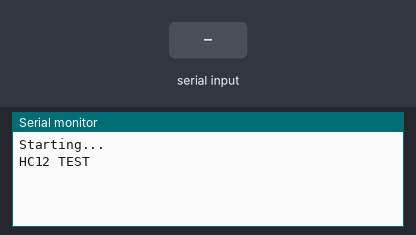
The program below on a simulated ESP32-S3. Shown: the last lines printed to the serial monitor. The test bench sets the inputs (shaded band).

Above: at 2.2 s.
2.3 s: "1" received over the second serial link
At 2.8 s:
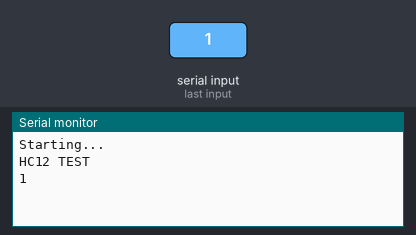
3.8 s: "0" received over the second serial link
At 5.1 s:
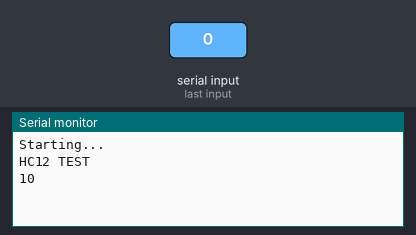

Measured:
- after the input at 2.3 s, the serial monitor: prints a new line at once (image 1)
- after the input at 3.8 s, the serial monitor: prints a new line at once (image 2)

The program:

main.cpp
```cpp
#include <Arduino.h>
#include <HardwareSerial.h>

// #define RX_PIN 27
// #define TX_PIN 25

#define RX_PIN 5
#define TX_PIN 4

HardwareSerial HC12(1);
  //17, 19); // HC-12 TX Pin, HC-12 RX Pin

void setup() {
  vTaskDelay(1000/portTICK_PERIOD_MS);
  Serial.begin(115200);
  Serial.println("Starting...");
  HC12.begin(2400, SERIAL_8N1, RX_PIN, TX_PIN);
  Serial.println("HC12 TEST");
}


// void loop() {
//     while (HC12.available()) {
//         Serial.write(HC12.read());
//     }

//     static uint32_t last = 0;
//     if (millis() - last > 1000) {
//         last = millis();
//         HC12.println("ping");
//         Serial.println("Sent ping");
//     }
// }


// void loop() {
//   while (HC12.available()) {        // If HC-12 has data
//     Serial.write(HC12.read());      // Send the data to Serial monitor
//   }
// while (Serial.available()) {
//     char c = Serial.read();
//     HC12.write(c);
//     Serial.print("Sent: ");
//     Serial.println(c);
// }
// }


void loop() {
  while (HC12.available()) {        // If HC-12 has data
    Serial.write(HC12.read());      // Send the data to Serial monitor
  }
  while (Serial.available()) {      // If Serial monitor has data
    HC12.write(Serial.read());      // Send that data to HC-12
  }
}

// #include <Arduino.h>
// #include <driver/uart.h>
// #include <esp_err.h>
// #include <esp32-hal-log.h>
// #include <esp_log.h>
// #include "freertos/FreeRTOS.h"
// #include "freertos/task.h"
// #include <string.h>

// #define RX_PIN 3
// #define TX_PIN 4

// uint8_t check[1];
// uint8_t controller_array[25];

// typedef struct{

//     uint32_t brake;
//     uint32_t throttle;
//     int32_t rx;
//     int32_t ry;
//     int32_t lx;
//     int32_t ly;

// } controller_vars;


// void setup() {
//       uart_config_t uart_config = {
//         .baud_rate = 9600, //115200,
//         .data_bits = UART_DATA_8_BITS,
//         .parity   = UART_PARITY_DISABLE,
//         .stop_bits = UART_STOP_BITS_1,
//         .flow_ctrl = UART_HW_FLOWCTRL_DISABLE,
//         .source_clk = UART_SCLK_APB,
//     };

//     controller_vars controller = {0};

//     uart_param_config(UART_NUM_2, &uart_config);
//     uart_set_pin(UART_NUM_2, TX_PIN, RX_PIN, UART_PIN_NO_CHANGE, UART_PIN_NO_CHANGE);
//     uart_driver_install(UART_NUM_2, 1024, 0, 0, NULL, 0);

//   while(1)
//     {
//         uart_read_bytes(UART_NUM_2, check, 1, pdMS_TO_TICKS(5));
//         if(check[0] == 0xFF)
//         {
//             uart_read_bytes(UART_NUM_2, controller_array, 24, pdMS_TO_TICKS(5));

//           check[0] = 0;
//           controller.brake = 0;
//           controller.throttle = 0;
//           controller.rx = 0;
//           controller.ry = 0;
//           controller.lx = 0;
//           controller.ly = 0;

//             for (int j = 0; j<4; j++){controller.throttle += (controller_array[j]<<(8*(3-j)));}
//             for (int j = 4; j<8; j++){controller.brake += (controller_array[j]<<(8*(7-j)));}
//             for (int j = 8; j<12; j++){controller.rx += (controller_array[j]<<(8*(11-j)));}
//             for (int j = 12; j<16; j++){controller.ry += (controller_array[j]<<(8*(15-j)));}
//             for (int j = 16; j<20; j++){controller.lx += (controller_array[j]<<(8*(19-j)));}
//             for (int j = 20; j<24; j++){controller.ly += (controller_array[j]<<(8*(23-j)));}
//         }

//             printf("T=%d B=%d RX=%d RY=%d LX=%d LY=%d\n", controller.throttle, controller.brake, controller.rx, controller.ry, controller.lx, controller.ly);
//             printf("==========================================\n");
//             fflush(stdout);

//     }


// }

// void loop() {

// }
```
